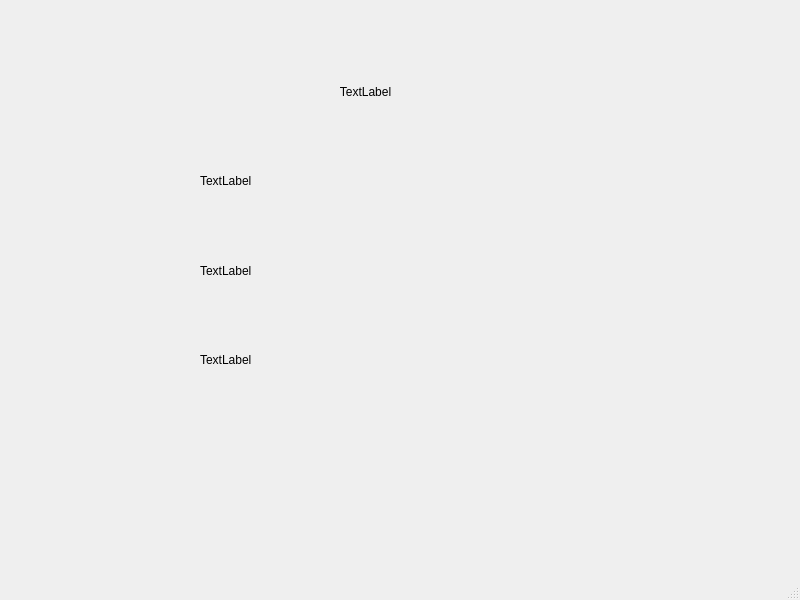
<?xml version="1.0" encoding="UTF-8"?>
<ui version="4.0">
 <class>MainWindow</class>
 <widget class="QMainWindow" name="MainWindow">
  <property name="geometry">
   <rect>
    <x>0</x>
    <y>0</y>
    <width>800</width>
    <height>600</height>
   </rect>
  </property>
  <property name="windowTitle">
   <string>MainWindow</string>
  </property>
  <widget class="QWidget" name="centralwidget">
   <widget class="QWidget" name="">
    <property name="geometry">
     <rect>
      <x>200</x>
      <y>50</y>
      <width>331</width>
      <height>351</height>
     </rect>
    </property>
    <layout class="QVBoxLayout" name="verticalLayout">
     <item>
      <widget class="QLabel" name="label">
       <property name="autoFillBackground">
        <bool>true</bool>
       </property>
       <property name="text">
        <string>TextLabel</string>
       </property>
       <property name="alignment">
        <set>Qt::AlignCenter</set>
       </property>
      </widget>
     </item>
     <item>
      <widget class="QLabel" name="label_4">
       <property name="autoFillBackground">
        <bool>true</bool>
       </property>
       <property name="text">
        <string>TextLabel</string>
       </property>
      </widget>
     </item>
     <item>
      <widget class="QLabel" name="label_3">
       <property name="text">
        <string>TextLabel</string>
       </property>
      </widget>
     </item>
     <item>
      <widget class="QLabel" name="label_2">
       <property name="text">
        <string>TextLabel</string>
       </property>
      </widget>
     </item>
    </layout>
   </widget>
  </widget>
  <widget class="QMenuBar" name="menubar">
   <property name="geometry">
    <rect>
     <x>0</x>
     <y>0</y>
     <width>800</width>
     <height>21</height>
    </rect>
   </property>
  </widget>
  <widget class="QStatusBar" name="statusbar"/>
 </widget>
 <resources/>
 <connections/>
</ui>
